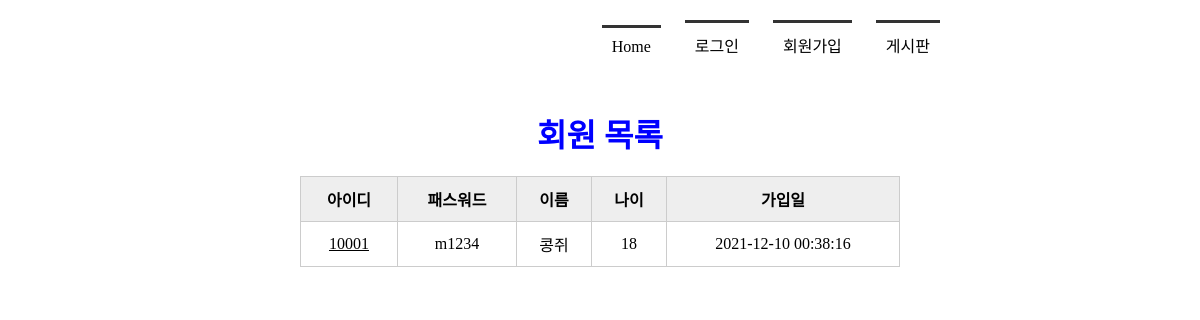
Before: /member_list with the older database file.
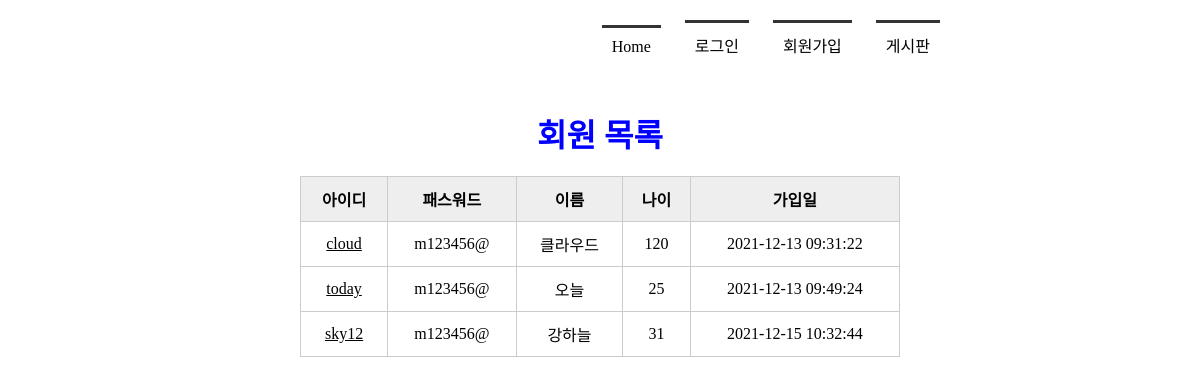
After: the same page with the newer database file.
### tables this page shows
CREATE TABLE member(
            mid CHAR(5) PRIMARY KEY,
            passwd CHAR(8) NOT NULL,
            name TEXT NOT NULL,
            age INTEGER,
            regDate TIMESTAMP DATE DEFAULT (datetime('now', 'localtime'))
        );

### app.py (the view)
@app.route('/member_list')
def member_list():
    conn = getconn()
    cur = conn.cursor()
    sql = "SELECT * FROM member"
    cur.execute(sql)
    rs = cur.fetchall()
    conn.close()
    return render_template('member_list.html', rs=rs)

### app.py (called while the page is built)
def getconn():
    conn = sqlite3.connect('./memberdb.db')
    return conn

### templates/member_list.html (shortened to what this page needs)
<!DOCTYPE html>
<html lang="ko">
<head>
    <link rel="stylesheet" href="{{ url_for('static', filename='css/style.css') }}">
</head>
<body>
    <div id="container">
        {% include 'nav_bar.html' %}
        <section>
            <h1>회원 목록</h1>
            <table>
                <tr>
                    <th>아이디</th><th>패스워드</th><th>이름</th><th>나이</th><th>가입일</th>
                </tr>
                {% for i in rs %}
                <tr>
                    <td><a href="{{ url_for('member_view', id=i[0]) }}">{{ i[0] }}</a></td>
                    <td>{{ i[1] }}</td>
                    <td>{{ i[2] }}</td>
                    <td>{{ i[3] }}</td>
                    <td>{{ i[4] }}</td>
                </tr>
                {% endfor %}
            </table>
        </section>
    </div>
</body>
</html>

### templates/nav_bar.html
<header>
    <nav>
        <ul>
            {% if session %}
                <li><a href="{{ url_for('index') }}">Home</a></li>
                <li><a href="{{ url_for ('logout') }}">({{ session['userName'] }}님)로그아웃</a></li>
                <li><a href="{{ url_for('member_list') }}">회원목록</a></li>
                <li><a href="{{ url_for('board_list') }}">게시판</a></li>
            {% else %}
                <li><a href="{{ url_for('index') }}">Home</a></li>
                <li><a href="{{ url_for('login') }}">로그인</a></li>
                <li><a href="{{ url_for('register') }}">회원가입</a></li>
                <li><a href="{{ url_for('board_list') }}">게시판</a></li>
            {% endif %}
        </ul>
    </nav>
</header>

### static/css/style.css (style rules this page uses)
* { margin: 0; padding: 0; }
#container { width: 1000px; margin: 10px auto; }
header { height: 100px; }
nav ul { list-style: none; text-align: right; margin-right: 150px; }
nav ul li { display: inline-block; margin: 10px; border-top: 3px solid #333; padding: 10px; }
nav ul li a { text-decoration: none; color: #000; }
section { text-align: center; }
section h1 { font-size: 2em; color: #00f; }
section table { width: 600px; margin: 0 auto; border-collapse: collapse; }
section h1 { margin-bottom: 20px; }
section table, th, td { border: 1px solid #ccc; padding: 10px }
section table th { background-color: #eee }
section table a { color: #000; }

Changed rows visible on the page:
removed member: mid "10001", passwd "m1234", name "콩쥐", age "18", regDate "2021-12-10 00:38:16"
added member: mid "cloud", passwd "m123456@", name "클라우드", age "120", regDate "2021-12-13 09:31:22"
added member: mid "today", passwd "m123456@", name "오늘", age "25", regDate "2021-12-13 09:49:24"
added member: mid "sky12", passwd "m123456@", name "강하늘", age "31", regDate "2021-12-15 10:32:44"
